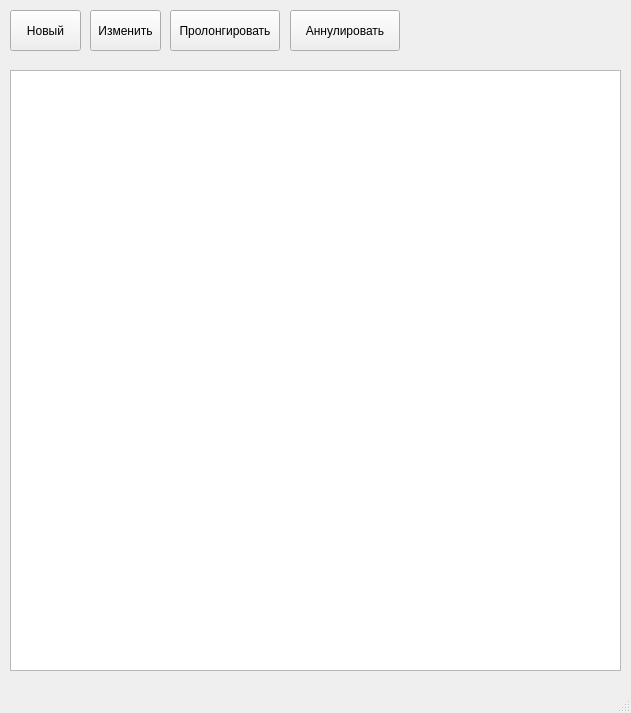
<?xml version="1.0" encoding="UTF-8"?>
<ui version="4.0">
 <author>Fedulov M.A.</author>
 <class>MainWindow</class>
 <widget class="QMainWindow" name="MainWindow">
  <property name="geometry">
   <rect>
    <x>0</x>
    <y>0</y>
    <width>631</width>
    <height>713</height>
   </rect>
  </property>
  <property name="windowTitle">
   <string>CTP</string>
  </property>
  <widget class="QWidget" name="centralwidget">
   <widget class="QPushButton" name="new_button">
    <property name="geometry">
     <rect>
      <x>10</x>
      <y>10</y>
      <width>71</width>
      <height>41</height>
     </rect>
    </property>
    <property name="text">
     <string>Новый</string>
    </property>
   </widget>
   <widget class="QPushButton" name="edit_button">
    <property name="geometry">
     <rect>
      <x>90</x>
      <y>10</y>
      <width>71</width>
      <height>41</height>
     </rect>
    </property>
    <property name="text">
     <string>Изменить</string>
    </property>
   </widget>
   <widget class="QPushButton" name="extended_button">
    <property name="geometry">
     <rect>
      <x>170</x>
      <y>10</y>
      <width>110</width>
      <height>41</height>
     </rect>
    </property>
    <property name="text">
     <string>Пролонгировать</string>
    </property>
   </widget>
   <widget class="QPushButton" name="revoke_button">
    <property name="geometry">
     <rect>
      <x>290</x>
      <y>10</y>
      <width>110</width>
      <height>41</height>
     </rect>
    </property>
    <property name="text">
     <string>Аннулировать</string>
    </property>
   </widget>
   <widget class="QTableView" name="ctp_view">
    <property name="geometry">
     <rect>
      <x>10</x>
      <y>70</y>
      <width>611</width>
      <height>601</height>
     </rect>
    </property>
   </widget>
  </widget>
  <widget class="QMenuBar" name="menubar">
   <property name="geometry">
    <rect>
     <x>0</x>
     <y>0</y>
     <width>631</width>
     <height>21</height>
    </rect>
   </property>
  </widget>
  <widget class="QStatusBar" name="statusbar"/>
 </widget>
 <resources/>
 <connections/>
</ui>
